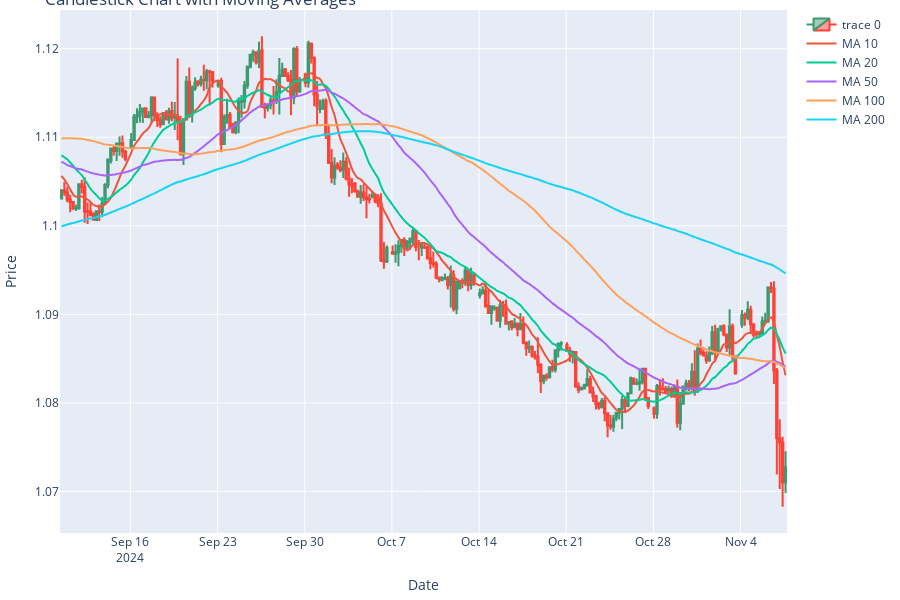

Source (notebook cell):
### Code cell
create_plot(df_ma[:250], periods)

### Figure 1 — Plotly figure (JSON) as saved in the notebook; plotly's stock layout.template omitted (floating-point values rounded to 4 significant figures; data arrays with more than 128 entries replaced by an {"elided": "..."} marker saying what was removed)
{"data": [{"close": {"elided": "242 float values"}, "high": {"elided": "242 float values"}, "low": {"elided": "242 float values"}, "open": {"elided": "242 float values"}, "type": "candlestick", "x": {"elided": "242 str values"}}, {"line": {"shape": "spline", "width": 2}, "name": "MA 10", "type": "scatter", "x": {"elided": "242 str values"}, "y": {"elided": "242 float values"}}, {"line": {"shape": "spline", "width": 2}, "name": "MA 20", "type": "scatter", "x": {"elided": "242 str values"}, "y": {"elided": "242 float values"}}, {"line": {"shape": "spline", "width": 2}, "name": "MA 50", "type": "scatter", "x": {"elided": "242 str values"}, "y": {"elided": "242 float values"}}, {"line": {"shape": "spline", "width": 2}, "name": "MA 100", "type": "scatter", "x": {"elided": "242 str values"}, "y": {"elided": "242 float values"}}, {"line": {"shape": "spline", "width": 2}, "name": "MA 200", "type": "scatter", "x": {"elided": "242 str values"}, "y": {"elided": "242 float values"}}], "layout": {"height": 600, "margin": {"b": 10, "l": 10, "r": 10, "t": 10}, "title": {"text": "Candlestick Chart with Moving Averages"}, "width": 900, "xaxis": {"autorange": true, "range": ["2024-09-09 23:00", "2024-11-06 16:00"], "rangebreaks": [{"bounds": ["sat", "mon"]}], "rangeslider": {"visible": false, "yaxis": {}}, "title": {"text": "Date"}, "type": "date"}, "yaxis": {"autorange": true, "range": [1.065, 1.124], "title": {"text": "Price"}, "type": "linear"}}}
